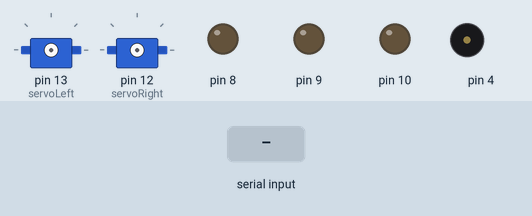
Simulated run of this sketch. Board: Arduino Uno, built with avr-gcc and run on an emulated ATmega328P. On the bench: 2 × servo, output pins drawn as LEDs (lit = HIGH), buzzer (waves = sounding). The test bench sets the inputs (shaded band).

Above: at 1.2 s.
1.3 s: "0" received over the second serial link
At 1.8 s:
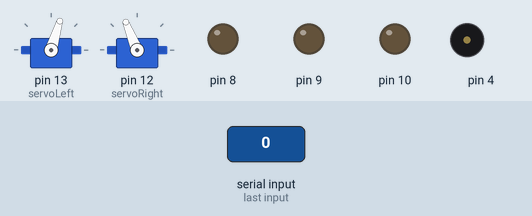
3.0 s: "1" received over the second serial link
At 5.3 s:
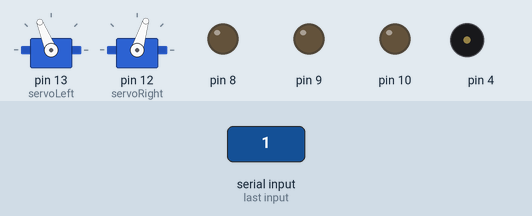
6.0 s: "2" received over the second serial link
At 8.5 s:
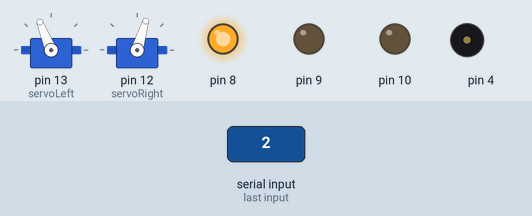
8.8 s: "3" received over the second serial link
At 9.8 s:
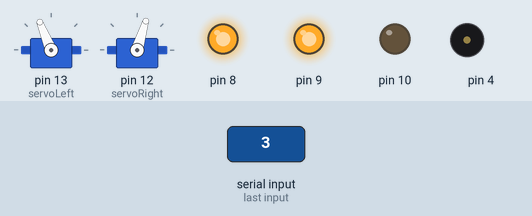
10.3 s: "4" received over the second serial link
At 10.9 s:
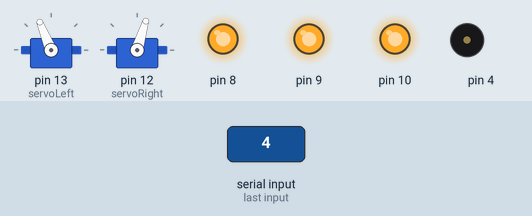
11.8 s: "5" received over the second serial link
At 12.1 s:
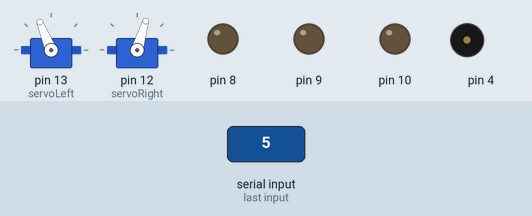
Timing chart, 0 to 14.3 s (numbered marks = the images above; inputs shaded):
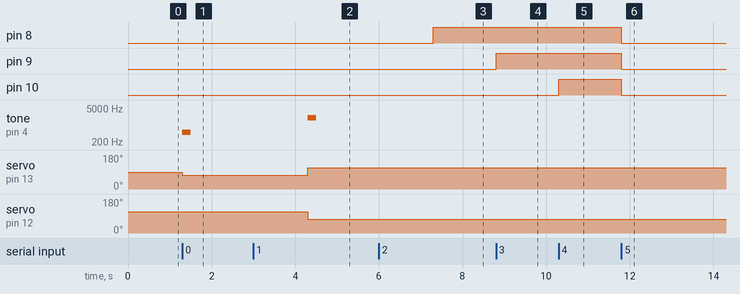

Measured:
- after the input at 1.3 s, tone on pin 4: silent → 500 Hz at once, → silent 0.20 s later; servo on pin 13 (servoLeft): 90° → 73° at once
- after the input at 3.0 s, tone on pin 4: silent → 2000 Hz after 1.3 s, → silent 0.20 s later; servo on pin 13 (servoLeft): 73° → 112° after 1.3 s; servo on pin 12 (servoRight): 112° → 73° after 1.3 s
- after the input at 6.0 s, pin 8: LOW → HIGH after 1.3 s
- after the input at 8.8 s, pin 9: LOW → HIGH at once
- after the input at 10.3 s, pin 10: LOW → HIGH at once
- after the input at 11.8 s, pin 8–10: HIGH → LOW at once

The sketch:

bt_slave.ino
```cpp
#include <SoftwareSerial.h>
#include <Servo.h>                           // Include servo library

Servo servoLeft;                             // Declare left and right servos
Servo servoRight;

const int RxD = 6;                           // Set up connection
const int TxD = 7;

int motor_speed = 0;
SoftwareSerial btSerial(RxD, TxD);

void setup() {
  // put your setup code here, to run once:
  Serial.begin(9600);
  btSerial.begin(38400);
  pinMode(RxD, INPUT);
  pinMode(TxD, OUTPUT);
  pinMode(8, OUTPUT);
  pinMode(9, OUTPUT);
  pinMode(10, OUTPUT);
}


void loop() {
  // put your main code here, to run repeatedly:

  if (btSerial.available()) {
    //stuff
    while (btSerial.available()) {
      int i = btSerial.read();

      if ( i == '0' ) {                     // if 0 is recived from cereal, back
          ton(500, 200);
          motor(1300, 1700);
      }
      if ( i == '1' ) {                     // if 1 received from sensor, forward
          ton(2000, 200);
          motor(1700, 1300);
      }
      if ( i == '2' ) {
        digitalWrite(8, HIGH);
      }
      if ( i == '3' ) {
        digitalWrite(9, HIGH);
      }
      if ( i == '4' ) {
        digitalWrite(10, HIGH);
      }
      if ( i == '5' ) {
        digitalWrite(8, LOW);
        digitalWrite(9, LOW);
        digitalWrite(10, LOW);
      }
      if ( i == '6' ) {
        motor_speed = 6;
      }
      if ( i == '7' ) {
        motor_speed = 7;
      }
      if ( i == '8' ) {
        motor_speed = 8;
      }
    }
  }
}

void motor(int l, int r) {
  servoLeft.attach(13);                      // Attach left signal to pin 13
  servoRight.attach(12);                     // Attach right signal to pin 12
  servoLeft.writeMicroseconds(l);            // Left wheel clockwise
  servoRight.writeMicroseconds(r);           // Right wheel counterclockwise
  delay(3000);
  servoLeft.detach();                        // detach the wheels to stop the robot
  servoRight.detach();
}

void ton(int t, int d) {
  tone(4, t, d);                             // play tone
}
```
